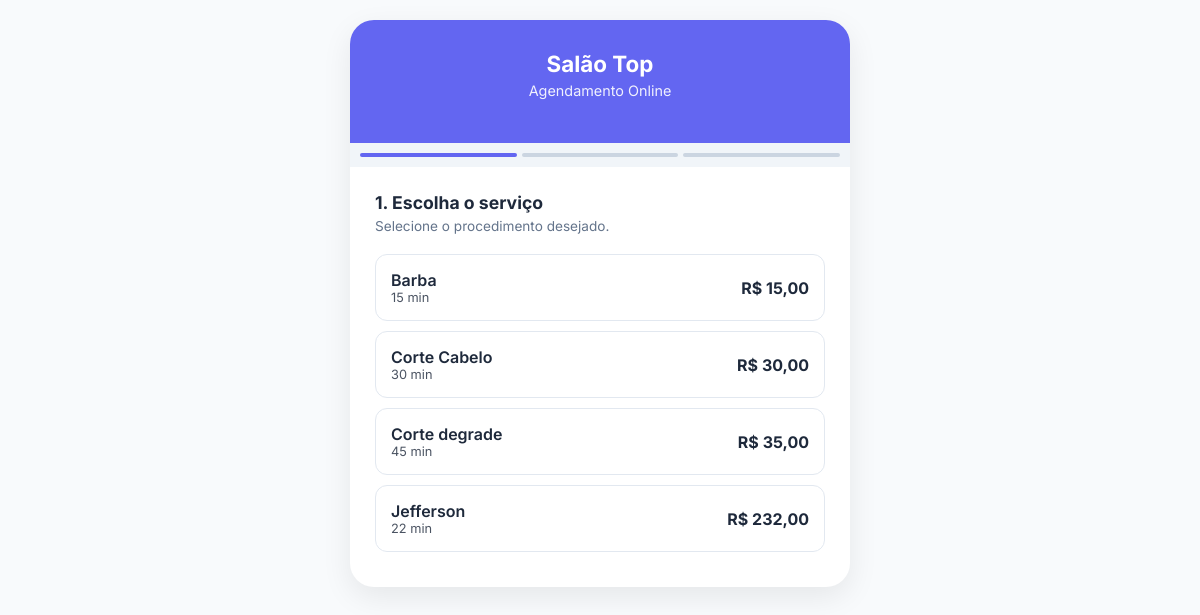
/agendar.php, run on the app's committed database.
### tables this page shows
CREATE TABLE servicos (
        id INTEGER PRIMARY KEY AUTOINCREMENT,
        user_id INTEGER NOT NULL,
        nome TEXT NOT NULL,
        preco REAL NOT NULL,
        duracao INTEGER NOT NULL, -- em minutos
        foto TEXT,
        observacao TEXT,
        tipo TEXT DEFAULT 'unico', 
        itens_pacote TEXT, 
        criado_em DATETIME DEFAULT CURRENT_TIMESTAMP
    );

### agendar.php (the view, shortened to what this page needs)
<?php
include 'includes/db.php';
$profissionalId = 1;
$sucesso = false;
$stmt = $pdo->prepare("SELECT * FROM servicos WHERE user_id = ? ORDER BY nome ASC");
$stmt->execute([$profissionalId]);
$servicos = $stmt->fetchAll();
?>
<!DOCTYPE html>
<html lang="pt-br">
<head>
    <link rel="stylesheet" href="https://cdn.jsdelivr.net/npm/bootstrap-icons@1.11.3/font/bootstrap-icons.min.css">
</head>
<body>
<div class="container">
    <?php if ($sucesso): ?>
    <div class="success-screen">
        <div class="success-icon"><i class="bi bi-check-circle-fill"></i></div>
        <h2>Agendamento Confirmado!</h2>
        <p>Seu horário está reservado. Já o pode ver na sua agenda.</p>
        <a href="agendar.php" class="btn-action" style="display:inline-block; text-decoration:none;">Novo Agendamento</a>
    </div>
    <?php else: ?>
    <div class="header">
        <h1>Salão Top</h1>
        <p>Agendamento Online</p>
    </div>
    <div class="steps-bar">
        <div class="step-dot active" id="dot1"></div>
        <div class="step-dot" id="dot2"></div>
        <div class="step-dot" id="dot3"></div>
    </div>
    <form method="POST" id="bookingForm" onsubmit="return validarForm()">
        <div class="step-container active" id="step1">
            <div class="step-title">1. Escolha o serviço</div>
            <div class="step-desc">Selecione o procedimento desejado.</div>
            <?php foreach ($servicos as $s): ?>
            <div class="service-card" onclick="selectService(this, <?php echo $s['id']; ?>, <?php echo $s['duracao']; ?>)">
                <div>
                    <div style="font-weight:600;"><?php echo htmlspecialchars($s['nome']); ?></div>
                    <div style="font-size:0.8rem; opacity:0.8;"><?php echo $s['duracao']; ?> min</div>
                </div>
                <div class="service-price">R$ <?php echo number_format($s['preco'], 2, ',', '.'); ?></div>
            </div>
            <?php endforeach; ?>
        </div>
    </form>
    <?php endif; ?>
</div>
</body>
</html>

### agendar.php (style rules this page uses)
:root { --primary: #6366f1; --bg: #f8fafc; --text: #1e293b; --muted: #64748b; }
* { box-sizing: border-box; }
body { font-family: 'Inter', sans-serif; background: var(--bg); color: var(--text); margin: 0; padding: 20px; }
.container { max-width: 500px; margin: 0 auto; background: white; border-radius: 24px; box-shadow: 0 10px 30px rgba(0,0,0,0.08); overflow: hidden; }
.header { background: var(--primary); padding: 30px 20px; text-align: center; color: white; }
.header h1 { margin: 0; font-size: 1.4rem; }
.header p { opacity: 0.9; font-size: 0.9rem; margin-top: 5px; }
.steps-bar { display: flex; background: #f1f5f9; padding: 10px; gap: 5px; }
.step-dot { flex: 1; height: 4px; background: #cbd5e1; border-radius: 2px; }
.step-dot.active { background: var(--primary); }
.step-container { padding: 25px; display: none; animation: fadeIn 0.3s; }
.step-container.active { display: block; }
.step-title { font-size: 1.1rem; font-weight: 700; margin-bottom: 5px; }
.step-desc { font-size: 0.85rem; color: var(--muted); margin-bottom: 20px; }
.service-card { border: 1px solid #e2e8f0; border-radius: 12px; padding: 15px; margin-bottom: 10px; cursor: pointer; display: flex; justify-content: space-between; align-items: center; transition: 0.2s; }
.service-price { font-weight: 700; }

### data on the page
servicos: nome "Barba", duracao "15", preco "15,00"
servicos: nome "Corte Cabelo", duracao "30", preco "30,00"
servicos: nome "Corte degrade", duracao "45", preco "35,00"
servicos: nome "Jefferson", duracao "22", preco "232,00"
